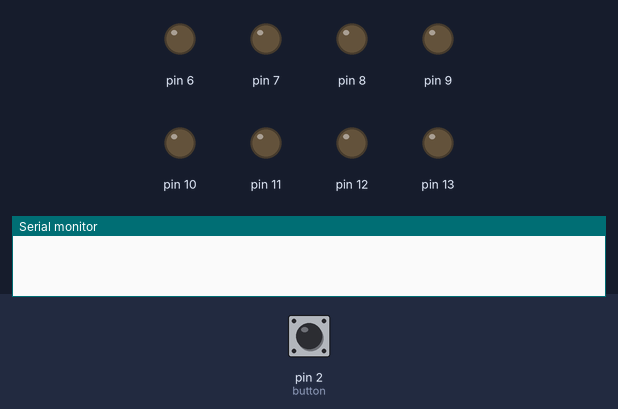
Simulated run of this sketch. Board: Arduino Uno, built with avr-gcc and run on an emulated ATmega328P. On the bench: output pins drawn as LEDs (lit = HIGH), the last lines printed to the serial monitor. Inputs (shaded band) come from the test bench; at power-on: pin 2 (button) LOW.

Above: at 1.2 s.
1.3 s: pin 2 (button) pulled HIGH for 1 s
At 3.0 s:
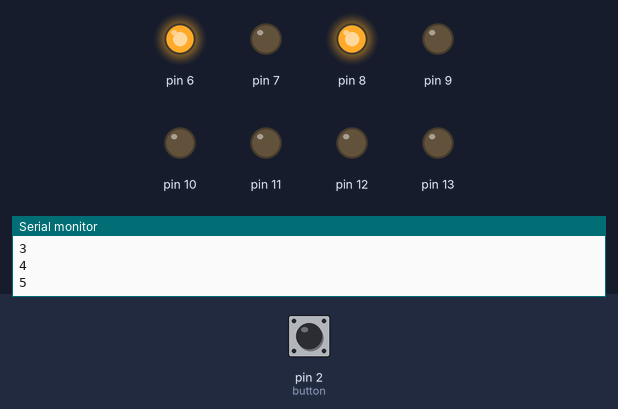
3.8 s: pin 2 (button) pulled HIGH for 0.15 s
At 4.3 s:
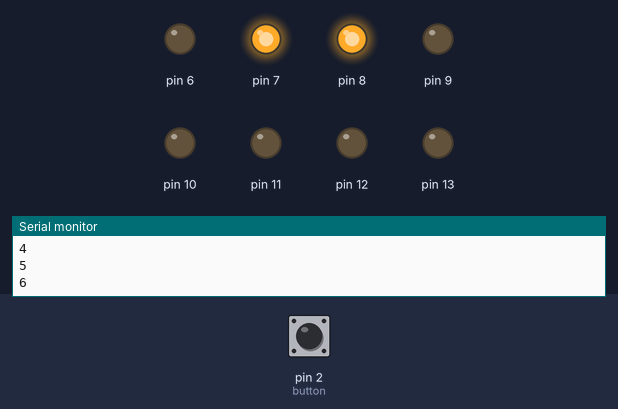
5.4 s: pin 2 (button) pulled HIGH for 0.15 s
At 6.6 s:
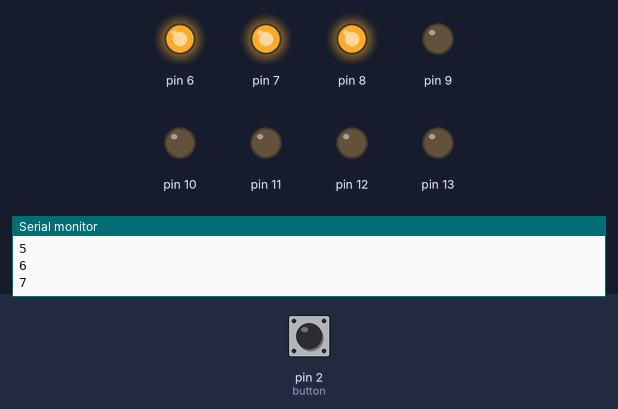
7.0 s: pin 2 (button) pulled HIGH for 3.2 s
At 10.3 s:
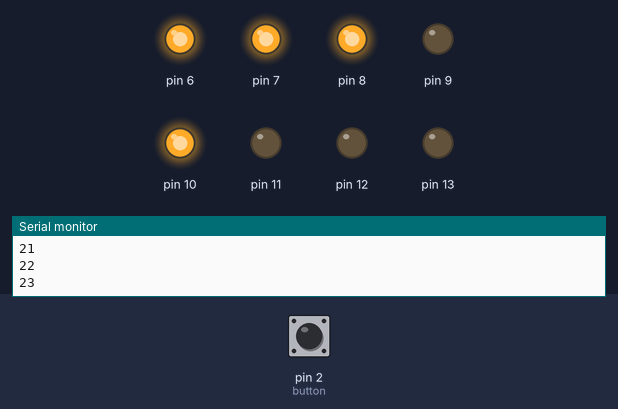
11.7 s: pin 2 (button) pulled HIGH for 0.15 s
At 12.7 s:
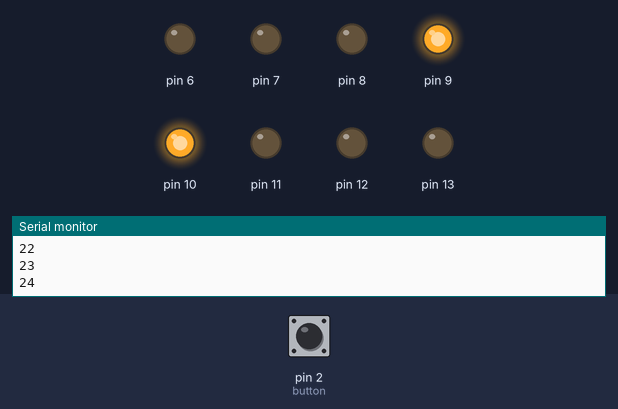
13.3 s: pin 2 (button) pulled HIGH for 1 s
At 14.6 s:
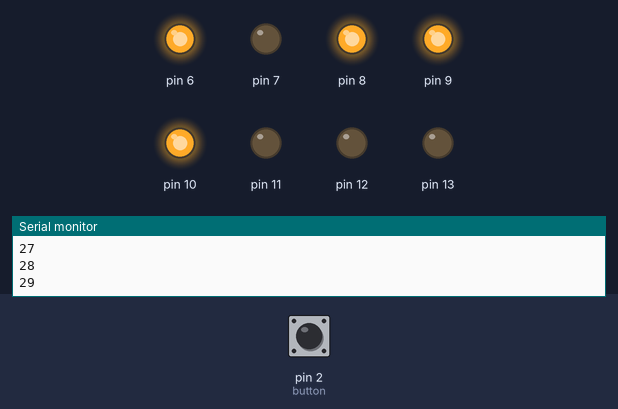
Timing chart, 0 to 16.3 s (numbered marks = the images above; inputs shaded):
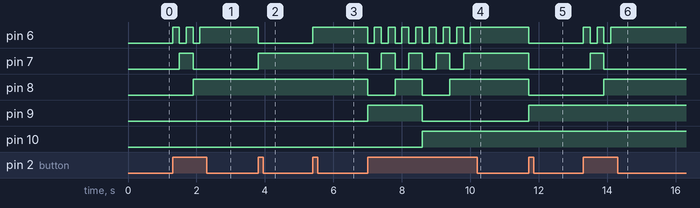

The sketch:

binarycounter.ino
```cpp
const int led1=6;
const int led2=7;
const int led4=8;
const int led16=9;
const int led32=10;
const int led64=11;
const int led128=12;
const int led256=13;
const int button=2;
int count=0;
int buttonstate=0;

void setup(){
  pinMode(button, INPUT);
  for (int i=6;i<=13;i++){
    pinMode(i,OUTPUT);
  }
  Serial.begin(9600);
}

void loop(){
  buttonstate=digitalRead(button);
  if(buttonstate==HIGH){
    count++;
    Serial.println(count);
    for(int i=0;i<8;i++){
      if(bitRead(count,i)==1){
        digitalWrite(i+6,HIGH);
      }
      else{
        digitalWrite(i+6,LOW);
      }
    }
    delay(200);
  }
}
```

Measured:
- after the input at 1.3 s, pin 6: alternates HIGH for 0.20 s and LOW for 0.20 s, 5 changes in all, then stays HIGH, starting at once; pin 7: LOW → HIGH after 0.20 s, → LOW 0.40 s later; pin 8: LOW → HIGH after 0.60 s
- after the input at 3.8 s, pin 6: HIGH → LOW at once; pin 7: LOW → HIGH at once
- after the input at 5.4 s, pin 6: LOW → HIGH at once
- after the input at 7.0 s, pin 6: alternates HIGH for 0.20 s and LOW for 0.20 s, 16 changes in all, then stays HIGH, starting at once; pin 7: alternates HIGH for 0.40 s and LOW for 0.40 s, 8 changes in all, then stays HIGH, starting at once
- after the input at 11.7 s, pin 6–8: HIGH → LOW at once; pin 9: LOW → HIGH at once
- after the input at 13.3 s, pin 6: alternates HIGH for 0.20 s and LOW for 0.20 s, 5 changes in all, then stays HIGH, starting at once; pin 7: LOW → HIGH after 0.20 s, → LOW 0.40 s later; pin 8: LOW → HIGH after 0.60 s
